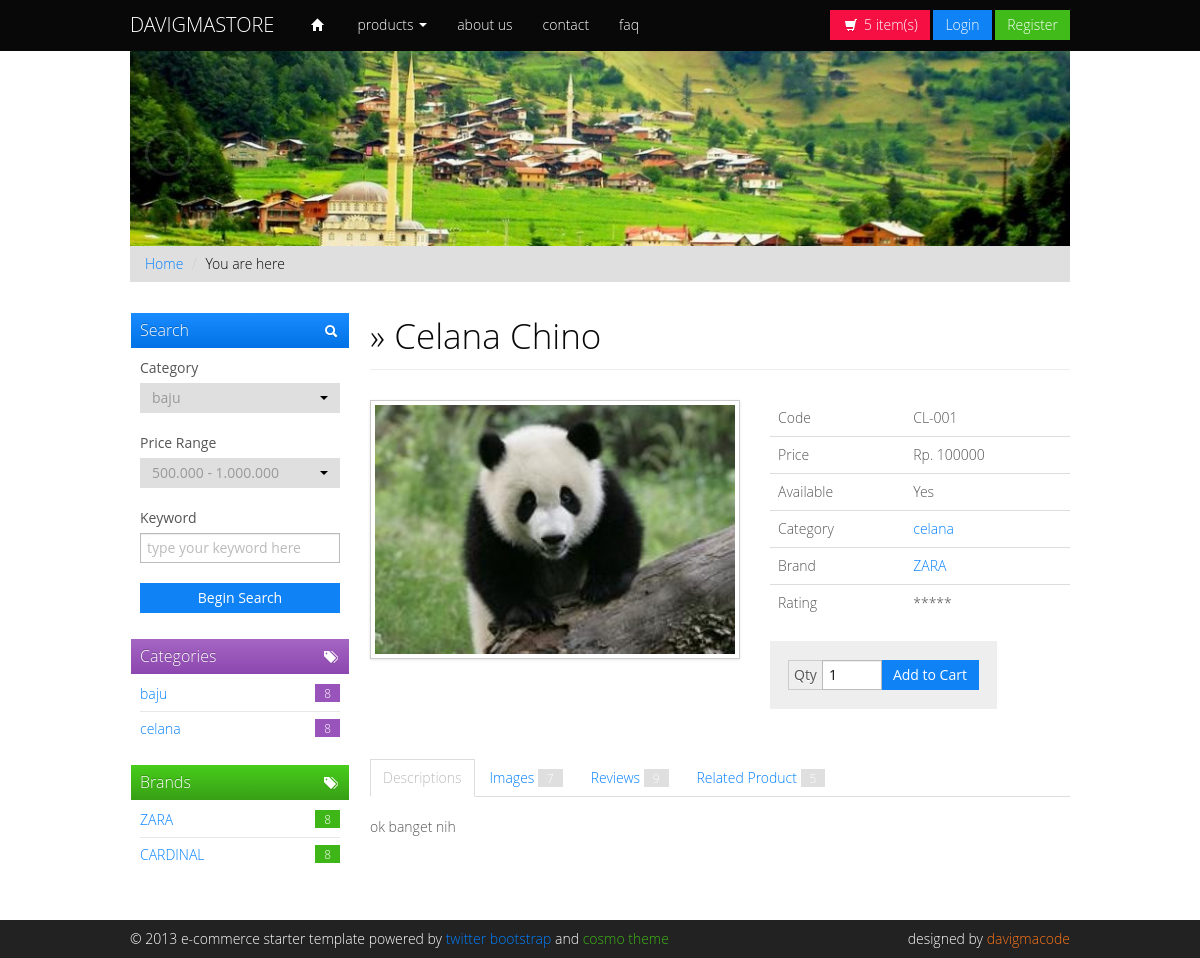
The app's page /home/detail/celana-chino with its own data.
### tables this page shows
CREATE TABLE `category` (
  `category_id` int(11) NOT NULL,
  `category_name` varchar(50) NOT NULL,
  `category_image` varchar(100) DEFAULT NULL,
  `category_status` int(11) NOT NULL DEFAULT 1,
  `category_desc` varchar(100) DEFAULT NULL
);

CREATE TABLE `brands` (
  `brand_id` int(11) NOT NULL,
  `brand_name` varchar(50) DEFAULT NULL,
  `brand_desc` varchar(100) DEFAULT NULL
);

CREATE TABLE `products` (
  `product_id` int(11) NOT NULL,
  `product_code` varchar(50) DEFAULT NULL,
  `product_name` varchar(50) NOT NULL,
  `product_category` int(11) DEFAULT NULL,
  `product_brand` int(11) DEFAULT NULL,
  `product_price` int(11) NOT NULL,
  `product_disc` int(11) DEFAULT NULL,
  `product_slug` varchar(100) DEFAULT NULL,
  `product_image` varchar(100) DEFAULT NULL,
  `product_status` int(11) NOT NULL DEFAULT 1,
  `product_stok` int(11) NOT NULL DEFAULT 0,
  `product_desc` varchar(100) DEFAULT NULL
);

### application/controllers/Home.php (called while the page is built, shortened)
<?php
class Home extends CI_Controller
{
	function __construct()
	{
		$this->load->model(['Product_m', 'Category_m', 'Brand_m']);
	}
	public function detail($slug = null)
	{
		$data['products'] = $this->Product_m->getByActive();
		$data['category'] = $this->Category_m->getByActive();
		$data['brands'] = $this->Brand_m->getAll();
		$data['product'] = $this->Product_m->getBySlug($slug);
		if ($slug != null && $data['product'] != null) {
			$data['relates'] = $this->Product_m->getByCategory($data['product']->product_category);
			$this->load->view('body/header');
			$this->load->view('body/nav', $data);
			$this->load->view('product/detail', $data);
			$this->load->view('body/footer');
		} else {
			show_404();
		}
	}
}

### index.php (called while the page is built, shortened)
<?php
require_once BASEPATH.'core/CodeIgniter.php';

### application/models/Product_m.php (called while the page is built, shortened)
<?php
class Product_m extends CI_Model
{
    private $table = 'products';
    public function getBySlug($slug)
    {
        $this->db->select('*');
        $this->db->from($this->table);
        $this->db->join('category', 'category.category_id = products.product_category');
        $this->db->join('brands', 'brands.brand_id = products.product_brand');
        $this->db->where('product_slug', $slug);
        return $this->db->get()->row();
    }
}

### application/models/Category_m.php (called while the page is built)
<?php
class Category_m extends CI_Model
{
    private $table = 'category';
    public function getByActive()
    {
        return $this->db->get_where($this->table, ['category_status' => 1])->result();
    }
}

### application/models/Brand_m.php (called while the page is built)
<?php
class Brand_m extends CI_Model
{
    private $table = 'brands';
    public function getAll()
    {
        return $this->db->get($this->table)->result();
    }
}

### application/views/product/detail.php (the view, shortened to what this page needs)
<div class="span3">
    <div class="dabox">
        <h3 class="btn-primary"><i class="pull-right icon-search icon-white"></i> Search</h3>
        <form style="margin: 0;">
            <div class="control-group">
                <label class="control-label" for="categories">Category</label>
                <div class="controls row-fluid">
                </div>
            </div>
            <div class="control-group">
                <label class="control-label" for="categories">Price Range</label>
                <div class="controls row-fluid">
                </div>
            </div>
            <div class="control-group">
                <label class="control-label" for="keyword">Keyword</label>
                <div class="controls row-fluid">
                    <input type="text" name="keyword" placeholder="type your keyword here" class="span12">
                </div>
            </div>
            <button class="btn btn-block btn-primary" type="button">Begin Search</button>
        </form>
    </div>
    <div class="dabox">
        <h3 class="btn-info"><i class="pull-right icon-tags icon-white"></i> Categories</h3>
        <ul>
            <?php foreach ($category as $key => $data) { ?>
                <li><a href="<?= base_url('home?category=' . $data->category_id) ?>"><?= $data->category_name ?> <span class="pull-right badge badge-info">8</span></a></li>
            <?php } ?>
        </ul>
    </div>
    <div class="dabox">
        <h3 class="btn-success"><i class="pull-right icon-tags icon-white"></i> Brands</h3>
        <ul>
            <?php foreach ($brands as $key => $data) { ?>
                <li><a href="<?= base_url('home?brand=' . $data->brand_id) ?>"><?= $data->brand_name ?> <span class="pull-right badge badge-success">8</span></a></li>
            <?php } ?>
        </ul>
    </div>
</div>
<div class="span9">
    <div class="page-header">
        <h1>&raquo; <?= $product->product_name ?></h1>
    </div>
    <div class="row" style="margin-bottom:30px;">
        <div class="span5">
            <img src="<?= base_url('assets/main/img/product/' . $product->product_image) ?>" width="360" height="300" class="img-polaroid">
        </div>
        <div class="span4">
            <table class="table">
                <tr>
                    <td>Code</td>
                    <td><?= $product->product_code ?></td>
                </tr>
                <tr>
                    <td>Price</td>
                    <td>Rp. <?= $product->product_price ?></td>
                </tr>
                <tr>
                    <td>Available</td>
                    <td><?= $product->product_stok > 0 ? 'Yes' : 'No' ?></td>
                </tr>
                <tr>
                    <td>Category</td>
                    <td><a href="#"><?= $product->category_name ?></a></td>
                </tr>
                <tr>
                    <td>Brand</td>
                    <td><a href="#"><?= $product->brand_name ?></a></td>
                </tr>
                <tr>
                    <td>Rating</td>
                    <td>*****</td>
                </tr>
            </table>
            <div class="well input-prepend input-append">
                <span class="add-on">Qty</span>
                <input class="span1" type="text" value="1">
                <button class="btn btn-primary" type="button">Add to Cart</button>
            </div>
        </div>
    </div>
    <ul class="nav nav-tabs" id="details-tab">
        <li class="active"><a href="#detail-description" data-toggle="tab">Descriptions</a></li>
        <li><a href="#detail-images" data-toggle="tab">Images <span class="badge">7</span></a></li>
        <li><a href="#detail-reviews" data-toggle="tab">Reviews <span class="badge">9</span></a></li>
        <li><a href="#detail-related" data-toggle="tab">Related Product <span class="badge">5</span></a></li>
    </ul>
    <div class="tab-content">
        <div class="tab-pane active" id="detail-description">
            <p><?= $product->product_desc ?></p>
        </div>
    </div>
</div>

### assets/main/css/custom.frontend.css (style rules this page uses)
body { padding-top: 50px; }
.page-header { margin-top: -10px; padding-bottom: 0; }
.page-header h1 { font-size: 35px; line-height: normal; }
.dabox { margin-bottom: 15px; padding: 10px; }
.dabox h3 { padding: 6px 9px; padding-bottom: 7px; margin: -9px; margin-bottom: 10px; width: 100%; line-height: normal; font-size: 16px; }
.dabox h3 i { margin-top: 5px; }
.dabox ul { list-Style: none; margin: -7px 0; padding: 0; }
.dabox ul li { padding: 7px 0; border-bottom: #E8E8E8 1px solid; }
.dabox ul li a { display: block; }
.dabox ul li:last-child { border-bottom: 0; }
.table tr:first-child td { border-top: 0; }
.table tr td { text-align: normal; }

### application/views/body/footer.php (style rules this page uses)
.table tr td { vertical-align: middle; }

### records on screen
category: category_name "baju"
category: category_name "celana"
brands: brand_name "ZARA"
brands: brand_name "CARDINAL"
products: product_name "Celana Chino", product_image (picture), product_code "CL-001", product_price "100000", product_category.category_name "celana", product_brand.brand_name "ZARA", product_desc "ok banget nih"
